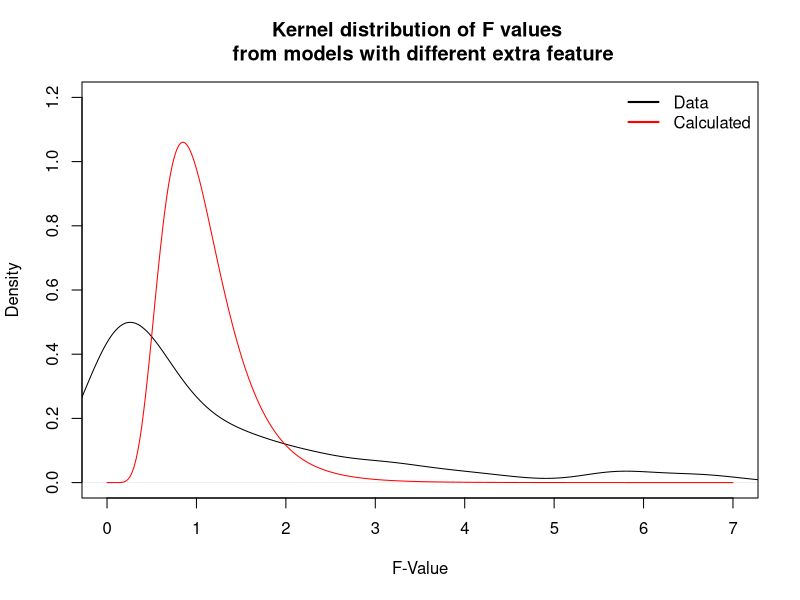
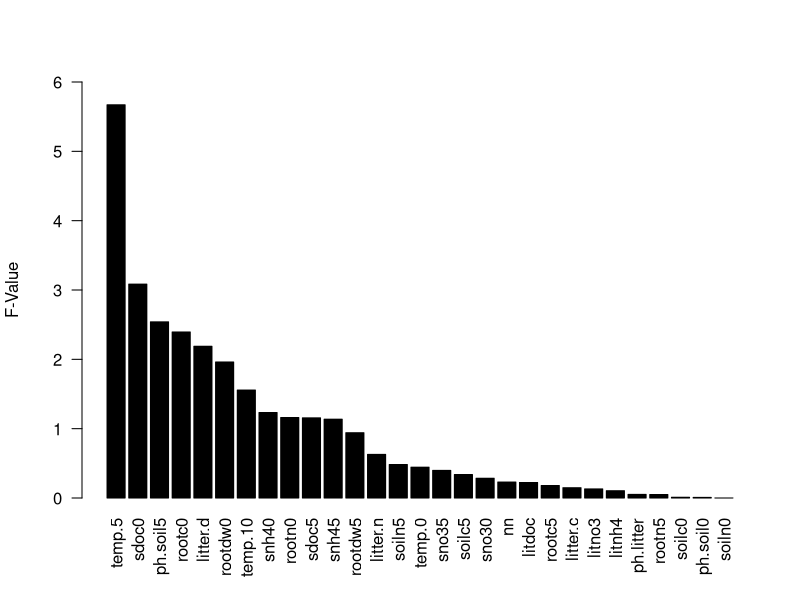
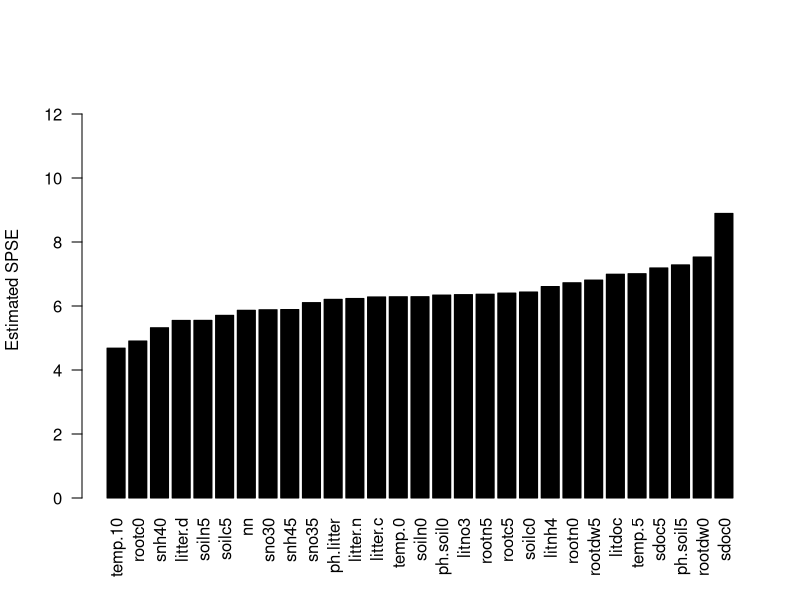
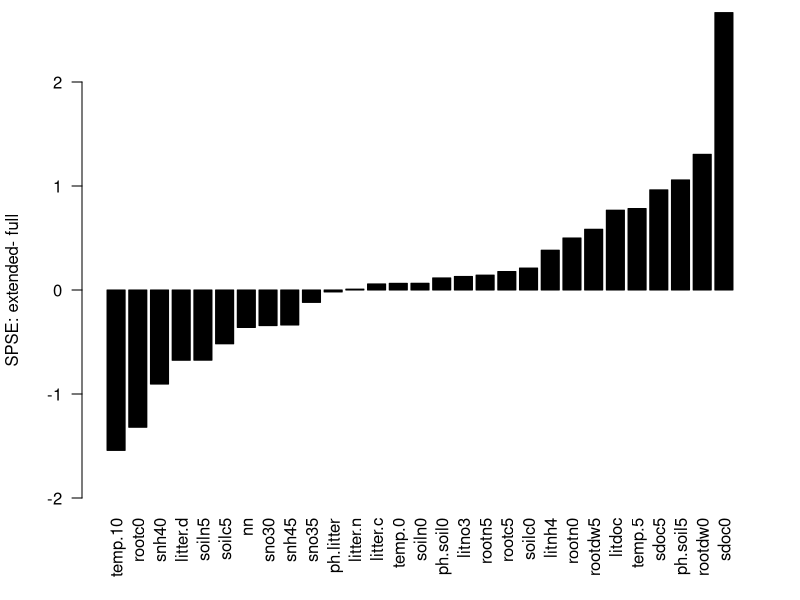

Reproduce these figures in R, in order.
spseHat <- function(model, test){
  # SPSE.hat1
  return(sum((test$soil.res - predict(model, newdata=test))^2))
}

getFtable <- function(train, test){
  ## Simulation F values
  realModelStr <- "soil.res ~ 1 + lmoi + temp.15 + smoi"
  realModel <- lm(realModelStr, data = train)
  # next model will have another feature in addition
  excludeVarsRegEx <- "(soil.res|lmoi|temp.15|smoi)"
  nextVars <- names(hainich)[
    ! grepl(excludeVarsRegEx,names(hainich))]
  
  #create result data frame
  simulRes <- NULL
  spseRealModel <- spseHat(realModel, test) # spse of full model
  for(x in nextVars){
    #create formula for next Model by adding current variable
    nxtModelStr <- paste(realModelStr, "+", x)
    nxtModel <- lm(nxtModelStr, data = train)
    
    #evaluate nextModel
    an <- anova(realModel, nxtModel)
    f <- an$F[2] # F-value
    p <- an$`Pr(>F)`[2] # p-value
    spse <- spseHat(nxtModel, test) # error in new model
    deltaSpse <- spse - spseRealModel # gained error diff
    simulRes <- rbind(simulRes, c(spse,x,f,p,deltaSpse)) 
  }
  simulRes <- data.frame(spse=as.double(simulRes[,1]), 
                         addedFeature=simulRes[,2] , F=as.double(simulRes[,3]),
                         p=as.double(simulRes[,4]), deltaSpse=as.double(simulRes[,5]),
                         stringsAsFactors = T)
  
  return(simulRes)
}

crossValPart <- function(data, fold){
  index <- rep(1:fold, length.out=dim(hainich)[2])
  index <- sample(index) # mixing
  
  simulRes <- data.frame()
  for (i in 1:fold){
    train <- hainich[index!=i,]
    test <- hainich[index==i,]
    
    res <- getFtable(train,test)
    res$run = rep(i, dim(res)[1])
    simulRes <- rbind(simulRes,res)
  }
  
  return(simulRes)
}

hainich <- read.csv("hainich.csv", sep = ";", dec = ".")
set.seed(1337)
#result by cross validation (random part against rest validation)
fold <- 4
simulRes <- crossValPart(hainich,fold)


## evaluation
for(i in seq(fold)){
  #select run
  r <- simulRes[simulRes$run == i,]
  #which model with additional feature was the real winner (SPSE)?
  idMinErr <-  which(r$spse == min(r$spse))
  #which model won but was not the best one (F)?
  idMaxF <- which(r$F == max(r$F))
  
  print(paste("In run", i,
              "min SPSE and max F picked same additional feature:", idMaxF == idMinErr ))
}

## plotting
xs <- seq(0,7,by = 0.01)
freal <- density(simulRes$F)
fNominal <- df(xs,25,24)
plot(freal, xlim=c(0,7), ylim=c(0,1.2),
     xlab = "F-Value",
     main="Kernel distribution of F values \n from models with different extra feature")
points(xs, fNominal, col="red", type="lines") #F distribution
legend("topright",c("Data","Calculated"), lwd=2, col=c("black","red"), bty = "n")

#values of F and spse in run 1
run1 <- simulRes[simulRes$run == 1,]
run1 <- run1[with(run1, order(F, decreasing = T)), ] # order by F
barplot(run1$F, names.arg = run1$addedFeature, ylim = c(0,6),
        las=2, col="black", ylab = "F-Value")

run1 <- run1[with(run1, order(spse)), ] # order by spse
barplot(run1$spse, ylab = "Estimated SPSE", ylim = c(0,13),
        names.arg = run1$addedFeature, las=2, col="black")

run1 <- run1[with(run1, order(deltaSpse)), ] # order by spse difference
barplot(run1$deltaSpse, ylab = "SPSE: extended- full", ylim = c(-2,2),
        names.arg = run1$addedFeature, las=2, col="black")
